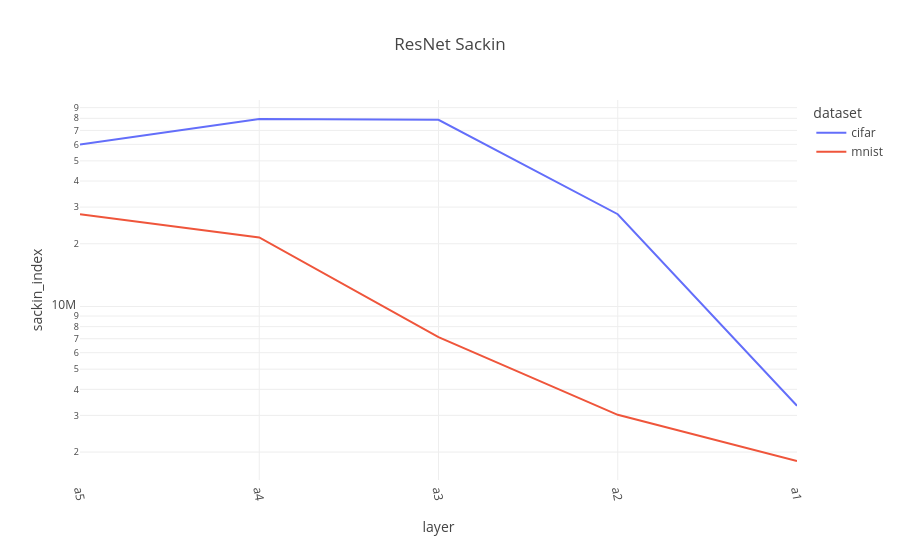

Source (notebook cell):
### Code cell
resnet = layer_data[(layer_data['model']=='resnet') & (layer_data['split']=='trainUval')].copy()

resnet["layer_idx"] = resnet["layer"].apply(lambda x: layer_order['resnet'].index(x))
resnet.sort_values("layer_idx", inplace=True)

fig = px.line(resnet, x="layer", y="sackin_index", color="dataset", color_discrete_sequence=px.colors.qualitative.Plotly, title="ResNet Sackin")
fig.update_xaxes(tickangle=80)
fig.update_yaxes(type="log")

### Figure 1 — Plotly figure (JSON) as saved in the notebook; plotly's stock layout.template omitted (floating-point values rounded to 4 significant figures)
{"data": [{"hovertemplate": "dataset=cifar<br>layer=%{x}<br>sackin_index=%{y}<extra></extra>", "legendgroup": "cifar", "line": {"color": "#636EFA", "dash": "solid"}, "marker": {"symbol": "circle"}, "mode": "lines", "name": "cifar", "orientation": "v", "showlegend": true, "type": "scatter", "x": ["a5", "a4", "a3", "a2", "a1"], "xaxis": "x", "y": [59920000.0, 79410000.0, 78730000.0, 27720000.0, 3338000.0], "yaxis": "y"}, {"hovertemplate": "dataset=mnist<br>layer=%{x}<br>sackin_index=%{y}<extra></extra>", "legendgroup": "mnist", "line": {"color": "#EF553B", "dash": "solid"}, "marker": {"symbol": "circle"}, "mode": "lines", "name": "mnist", "orientation": "v", "showlegend": true, "type": "scatter", "x": ["a5", "a4", "a3", "a2", "a1"], "xaxis": "x", "y": [27720000.0, 21440000.0, 7120000.0, 3019000.0, 1812000.0], "yaxis": "y"}], "layout": {"legend": {"title": {"text": "dataset"}, "tracegroupgap": 0}, "title": {"text": "ResNet Sackin"}, "xaxis": {"anchor": "y", "domain": [0, 1], "tickangle": 80, "title": {"text": "layer"}}, "yaxis": {"anchor": "x", "domain": [0, 1], "title": {"text": "sackin_index"}, "type": "log"}}}
